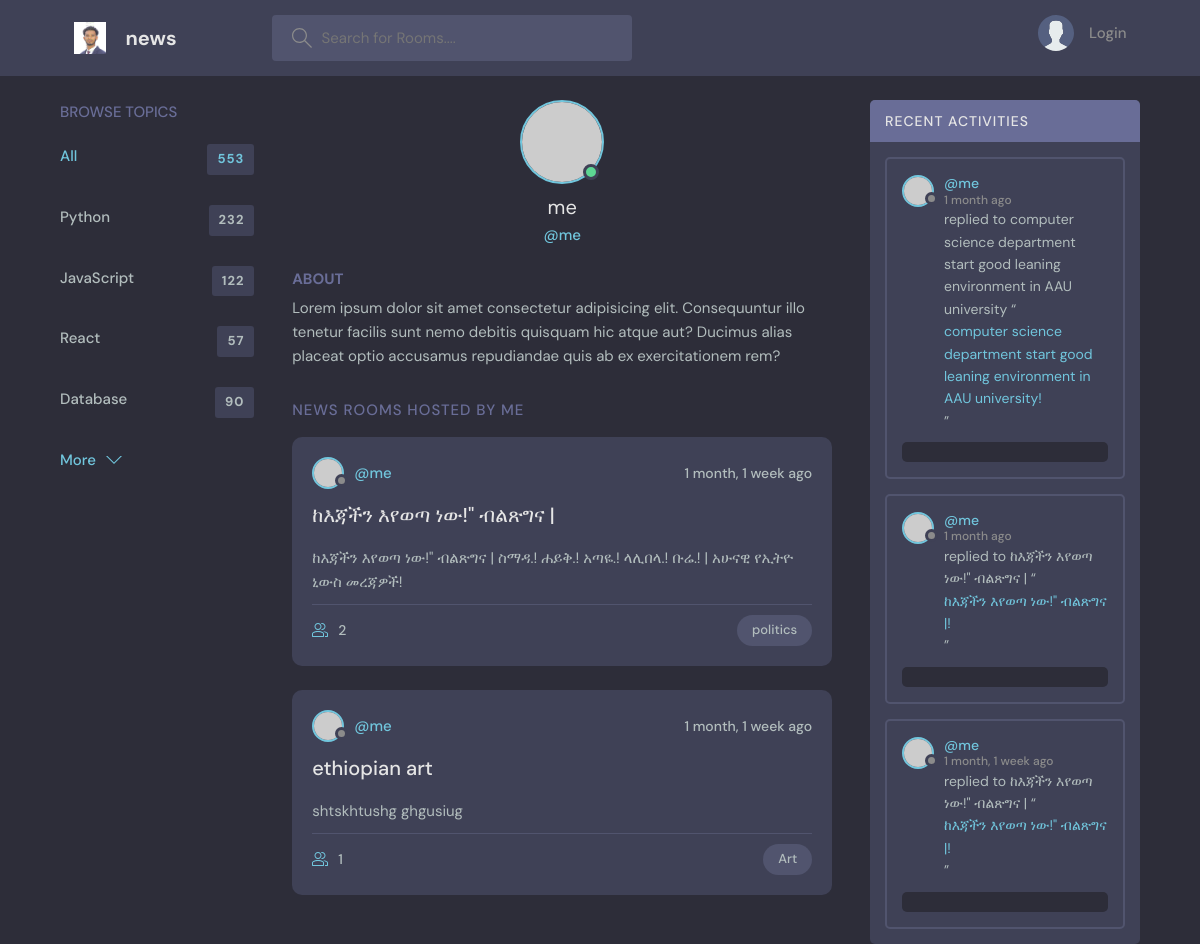
The app's page /news/profile/1/ with its own data.
### news/models.py (models this page shows, shortened)
class Room(models.Model):
    host = models.ForeignKey(User, on_delete=models.SET_NULL, null=True)
    topic = models.ForeignKey(Topic, on_delete=models.SET_NULL, null=True)
    name = models.CharField(max_length=100)
    discription = models.TextField(max_length=400)
    participants = models.ManyToManyField(User,related_name ="participants", blank =True)
    updated = models.DateTimeField(auto_now=True)
    created = models.DateTimeField(auto_now_add=True)
    class Meta:
        ordering = ['-updated', '-created']
    def __str__(self):
        return self.name

class Topic(models.Model):
    name = models.CharField(max_length=200)
    class Meta:
        ordering = ['name']

class Message(models.Model):
    user = models.ForeignKey(User, on_delete=models.SET_NULL, null=True)
    room = models.ForeignKey(Room, on_delete=models.CASCADE)
    body = models.TextField()
    updated = models.DateTimeField(auto_now=True)
    created = models.DateTimeField(auto_now_add=True)
    class Meta:
        ordering = ['-updated', '-created']

### news/views.py (the view)
# urls.py: path('profile/<str:pk>/',views.profilep, name = 'profile'),
def profilep(request,pk):
    user = User.objects.get(id =pk)
    rooms = user.room_set.all()
    r_messages = user.message_set.all()
    topics = Topic.objects.all()
    context = {'user':user,'rooms':rooms,'r_messages':r_messages,'topics':topics}
    return render(request,'news/profile.html',context)

### news/templates/news/profile.html (shortened to what this page needs)
{% extends "main.html" %}
{% block content %}
  <main class="profile-page layout layout--3">
    <div class="container">
      <div class="topics">
        <div class="topics__header">
          <h2>Browse Topics</h2>
        </div>
        <ul class="topics__list">
          <li>
            <a href="/" class="active">All <span>553</span></a>
          </li>
          <li>
            <a href="/">Python <span>232</span></a>
          </li>
          <li>
            <a href="/">JavaScript <span>122</span></a>
          </li>
          <li>
            <a href="/">React <span>57</span></a>
          </li>
          <li>
            <a href="/">Database <span>90</span></a>
          </li>
        </ul>
        <button class="btn btn--link" href="/">
          More
          <svg version="1.1" xmlns="http://www.w3.org/2000/svg" width="32" height="32" viewBox="0 0 32 32">
            <title>chevron-down</title>
            <path d="M16 21l-13-13h-3l16 16 16-16h-3l-13 13z"></path>
          </svg>
        </button>
      </div>
      <div class="roomList">
        <div class="profile">
          <div class="profile__avatar">
            <div class="avatar avatar--large active">
              <img src="https://randomuser.me/api/portraits/men/11.jpg" />
            </div>
          </div>
          <div class="profile__info">
            <h3>{{user.username}}</h3>
            <p>@{{user.username}}</p>
          </div>
          <div class="profile__about">
            <h3>About</h3>
            <p>
              Lorem ipsum dolor sit amet consectetur adipisicing elit. Consequuntur illo tenetur
              facilis sunt nemo debitis quisquam hic atque aut? Ducimus alias placeat optio
              accusamus repudiandae quis ab ex exercitationem rem?
            </p>
          </div>
        </div>
        <div class="roomList__header">
          <div>
            <h2>News Rooms Hosted by {{user.username}}</a>
            </h2>
          </div>
        </div>
        {% include "news/fetch_c.html" %}
      </div>
      {% include "news/activity_c.html" %}
    </div>
  </main>
{% endblock content%}

### templates/main.html (shortened to what this page needs)
{% load static %}
<!DOCTYPE html>
<html lang="en">
  <head>
    <link rel="stylesheet" href={% static "styles/style.css" %} />
  </head>
  <body>
    {% include "navi.html" %}
    {% block content %}
    {% endblock content %}
  </body>
</html>

### templates/navi.html (shortened to what this page needs)
{% load static %}
<header class="header header--loggedIn">
    <div class="container">
      <a href="{% url "home" %}" class="header__logo">
        <img src={% static 'static/image/r.jpeg' %} alt=""/>
        <h1>news</h1>
      </a>
      <form class="header__search" method="GET" action ="{% url "home" %}">
        <label>
          <input type = 'text' name = 'q' placeholder = 'Search for Rooms....' />
        </label>
      </form>
      <nav class="header__menu">
        {% if request.user.is_authenticated %}
        <div class="header__user">
          <a href="{% url 'profile' user.id %}">
            <div class="avatar avatar--medium active">
              <img src="https://randomuser.me/api/portraits/men/37.jpg" />
            </div>
            <p>{{request.user.username}} <span>{{request.user.username}}</span></p>
          </a>
          <button class="dropdown-button">
            <svg version="1.1" xmlns="http://www.w3.org/2000/svg" width="32" height="32" viewBox="0 0 32 32">
              <title>chevron-down</title>
              <path d="M16 21l-13-13h-3l16 16 16-16h-3l-13 13z"></path>
            </svg>
          </button>
        </div>
        {% else %}
        <a href ="{% url "login-register" %}">
          <img src="{% static 'static/image/avatar.svg' %}" alt="">
          <p>Login</p>
        </a>
        {% endif %}
      </nav>
    </div>
  </header>

### news/templates/news/fetch_c.html (shortened to what this page needs)
      <div class="roomList">
        {% for room in rooms %}
        <div class="roomListRoom">
          <div class="roomListRoom__header">
            <a href="{% url "profile" room.host.id %}" class="roomListRoom__author">
              <div class="avatar avatar--small">
                <img src="https://randomuser.me/api/portraits/women/11.jpg" />
              </div>
              <span>@{{room.host.username}}</span>
            </a>
            <div class="roomListRoom__actions">
              <span>{{room.created|timesince}} ago</span>
            </div>
          </div>
          <div class="roomListRoom__content">
            <a href = "{% url "room" room.id %}">{{room.name}}</a>
            <p>
              {{room.discription}}
            </p>
          </div>
          <div class="roomListRoom__meta">
            <a href= "{% url 'room' room.id %}" class="roomListRoom__joined">
              {{room.participants.all.count}}
            </a>
            <p class="roomListRoom__topic">{{room.topic.name}}</p>
          </div>
        </div>
        {% endfor %}
      </div>

### news/templates/news/activity_c.html (shortened to what this page needs)
        <div class="activities">
            <div class="activities__header">
              <h2>Recent Activities</h2>
            </div>
            {% for message in r_messages %}
            <div class="activities__box">
              <div class="activities__boxHeader roomListRoom__header">
                <a href="{% url 'profile' message.user.id %}" class="roomListRoom__author">
                  <div class="avatar avatar--small">
                    <img src="https://randomuser.me/api/portraits/women/11.jpg" />
                  </div>
                  <p>
                    @{{message.user}}
                    <span>{{message.created|timesince}} ago</span>
                  </p>
                </a>
              </div>
              <div class="activities__boxContent">
                <p>replied to {{message.room}} “<a href="{% url 'room' message.room.id %}">{{message.room}}!</a>”</p>
                <div class="activities__boxRoomContent">
                </div>
              </div>
            </div>
            {% endfor %}
          </div>

### records on screen
Room: host.username "me", created "1 month, 1 week", name "ከእጃችን እየወጣ ነው!\" ብልጽግና |", discription "ከእጃችን እየወጣ ነው!\" ብልጽግና | ስማዳ.! ሐይቅ.! አጣዬ.! ላሊበላ.! ቡሬ.! | አሁናዊ የኢትዮ ኒውስ መረጃዎች!", participants.all.count "2", topic.name "politics"
Room: host.username "me", created "1 month, 1 week", name "ethiopian art", discription "shtskhtushg ghgusiug", participants.all.count "1", topic.name "Art"
Message: user "me", created "1 month", room "computer science department start good leaning environment in AAU university"
Message: user "me", created "1 month", room "ከእጃችን እየወጣ ነው!\" ብልጽግና |"
Message: user "me", created "1 month, 1 week", room "ከእጃችን እየወጣ ነው!\" ብልጽግና |"

### other values on screen
{{ user.username }} "me"
{{ user.username }} "ME"
